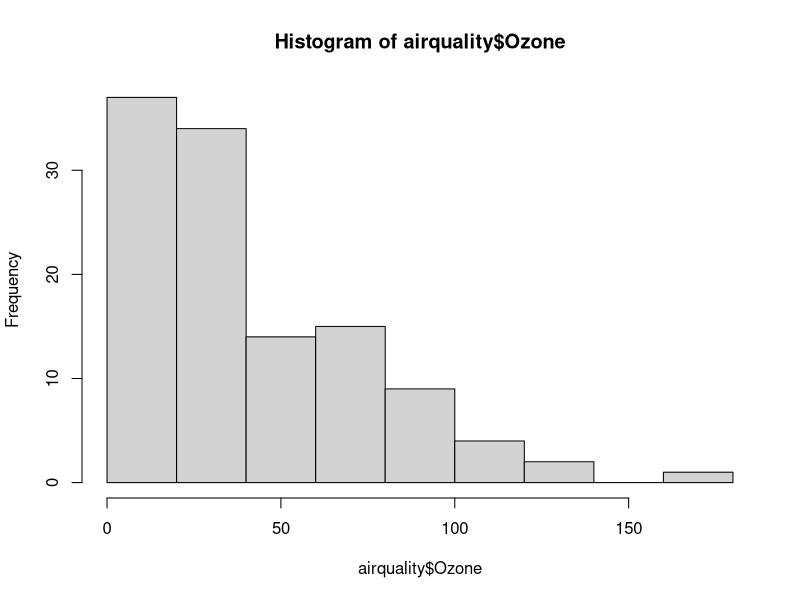
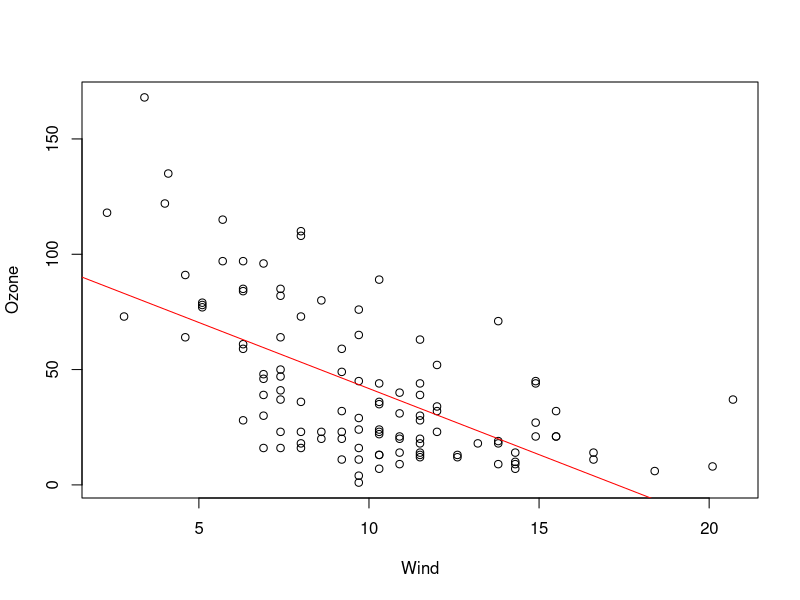

The R source for these figures, in order:
## ---- chunk 1
knitr::opts_chunk$set(echo = FALSE)
## ---- chunk 2
summary(airquality)
## ---- chunk 3
hist(airquality$Ozone, bins = 10)
## ---- chunk 4
airquality <- na.omit(airquality)
plot(airquality$Wind, airquality$Ozone, xlab = "Wind", ylab = "Ozone")
abline(lm(airquality[,1]~airquality[,3]), col = 'red')
## ---- chunk 5
model1 <- lm(airquality[,1] ~ airquality[,4])
model1$coefficients[1] + 80 * model1$coefficients[2]
